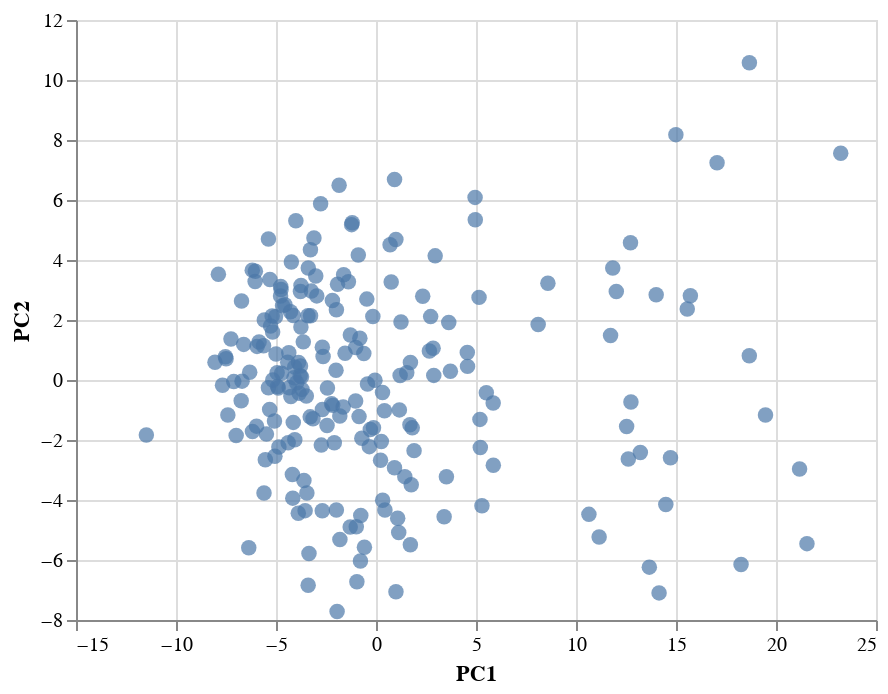

The code cell stored with this chart in its notebook:
### Code cell
import altair as alt

source = Xf_pca.reset_index()

alt.Chart(source).mark_circle(size=60).encode(
    x='PC1',
    y='PC2',
    tooltip=['Sample ID']
).interactive()

### Figure 1 — Vega-Lite specification as saved in the notebook (floating-point values rounded to 4 significant figures; data arrays with more than 128 entries replaced by an {"elided": "..."} marker saying what was removed)
{"config": {"view": {"continuousWidth": 400, "continuousHeight": 300}}, "data": {"name": "data-5302b658237b602e92a8c0fd452e7c7e"}, "mark": {"type": "circle", "size": 60}, "encoding": {"tooltip": [{"type": "nominal", "field": "Sample ID"}], "x": {"type": "quantitative", "field": "PC1"}, "y": {"type": "quantitative", "field": "PC2"}}, "selection": {"selector002": {"type": "interval", "bind": "scales", "encodings": ["x", "y"]}}, "$schema": "https://vega.github.io/schema/vega-lite/v4.8.1.json", "datasets": {"data-5302b658237b602e92a8c0fd452e7c7e": {"elided": "214 records"}}}
